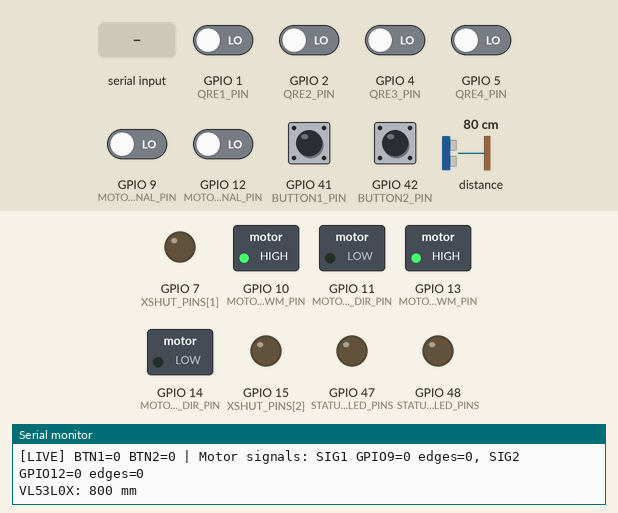
This sketch was run on a simulated ESP32-S3. Parts: switched loads named in the sketch (green lamp = pin HIGH), output pins drawn as LEDs (lit = HIGH), the last lines printed to the serial monitor. Dashed ring = blinking. The inputs (shaded band) are chosen by the test bench; at power-on: GPIO 1 (QRE1_PIN), GPIO 2 (QRE2_PIN), GPIO 4 (QRE3_PIN), GPIO 5 (QRE4_PIN), GPIO 9 (MOTOR1_SIGNAL_PIN), GPIO 12 (MOTOR2_SIGNAL_PIN), GPIO 41 (BUTTON1_PIN), GPIO 42 (BUTTON2_PIN) LOW, distance to the obstacle 80 cm.

Above: at 2.2 s.
2.3 s: "l\n" received over Serial
At 2.37 s:
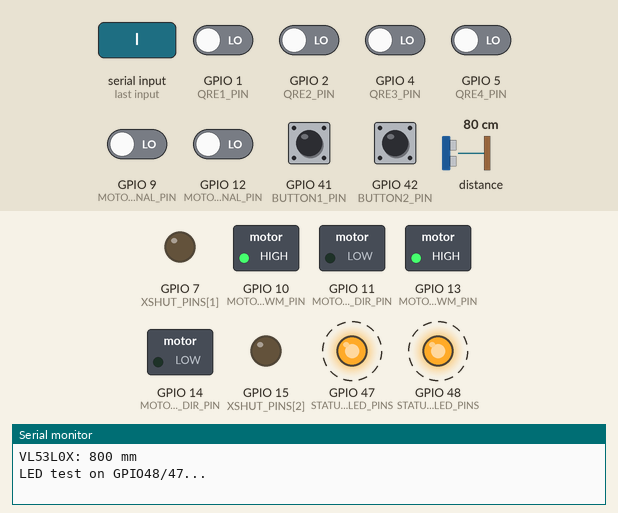
5.8 s: "m\n" received over Serial
7.3 s: "y\n" received over Serial
At 8.6 s:
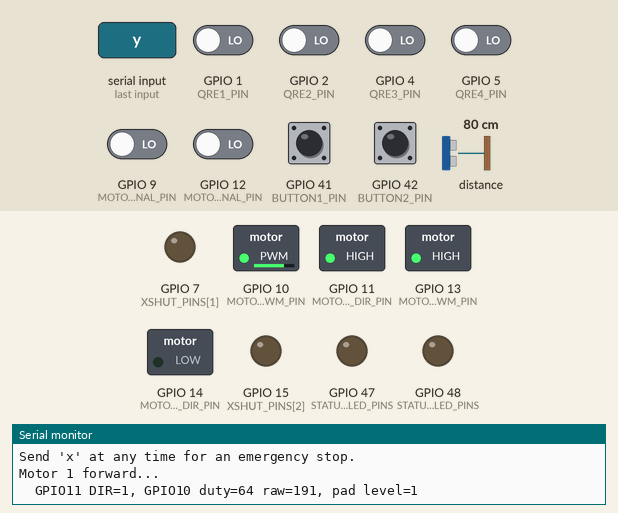
At 13.2 s:
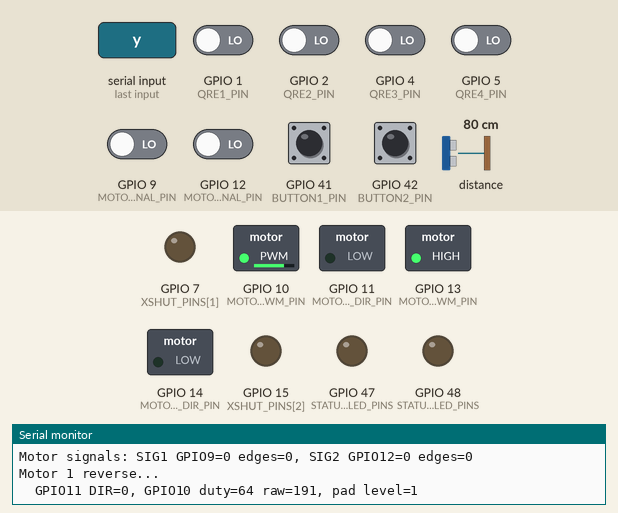
Timing chart, 0 to 29.6 s (numbered marks = the images above; inputs shaded):
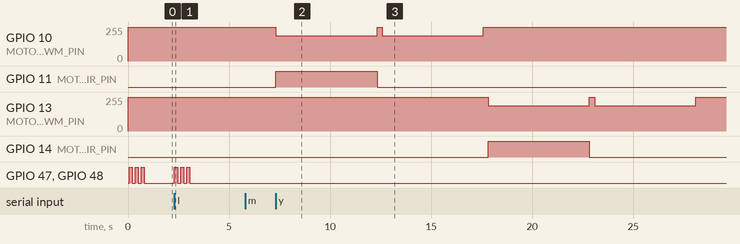

Measured:
- after the input at 2.3 s, GPIO 47 (STATUS_LED_PINS), GPIO 48 (STATUS_LED_PINS): alternates HIGH for 0.15 s and LOW for 0.15 s, 6 changes in all, then stays LOW, starting at once
- after the input at 7.3 s, GPIO 10 (MOTOR1_PWM_PIN): alternates 255/255 for 0.25 s and 191/255 for 5.0 s, 4 changes in all, then stays 255/255, starting at once; GPIO 11 (MOTOR1_DIR_PIN): LOW → HIGH at once, → LOW 5.0 s later

The sketch:

bottlesumo_v2_test.ino
```cpp
/*
 * BottleSumo v2 - ESP32-S3-DevKitC-1 electrical/function test
 * Target: ESP32-S3-WROOM-2
 *
 * Required Arduino IDE library:
 *   VL53L0X by Pololu
 *
 * Safety:
 *   - All motor outputs start at PWM=0.
 *   - The motor test is never started automatically. Send 'm', then 'y'.
 *   - Remove the mechanical load / lift the wheels before running the motor
 *     test. Keep the motor-driver 12 V side away from ESP32 GPIOs.
 *   - XSHUT is pulled up to 3V3 by the v2 board, so this sketch does not
 *     drive it.
 */

#include <Arduino.h>
#include <Wire.h>
#include <VL53L0X.h>

// ------------------------- Pin map from bottlesumo_v2_doc.txt ----------------
constexpr uint8_t QRE1_PIN = 1;
constexpr uint8_t QRE2_PIN = 2;
constexpr uint8_t QRE3_PIN = 4;
constexpr uint8_t QRE4_PIN = 5;

constexpr uint8_t MOTOR1_SIGNAL_PIN = 9;
constexpr uint8_t MOTOR1_PWM_PIN = 10;
constexpr uint8_t MOTOR1_DIR_PIN = 11;
constexpr uint8_t MOTOR2_SIGNAL_PIN = 12;
constexpr uint8_t MOTOR2_PWM_PIN = 13;
constexpr uint8_t MOTOR2_DIR_PIN = 14;

constexpr uint8_t I2C_SCL_PIN = 16;
constexpr uint8_t I2C_SDA_PIN = 17;

constexpr uint8_t STATUS_LED_PINS[] = {48, 47};
constexpr uint8_t BUTTON1_PIN = 41;
constexpr uint8_t BUTTON2_PIN = 42;

constexpr uint8_t QRE_PINS[] = {QRE1_PIN, QRE2_PIN, QRE3_PIN, QRE4_PIN};
constexpr uint8_t QRE_COUNT = sizeof(QRE_PINS) / sizeof(QRE_PINS[0]);

constexpr uint8_t TOF_I2C_ADDRESS = 0x29;
constexpr uint8_t XSHUT_PINS[3] = {6, 7, 15};  // left, center, right
constexpr uint8_t PWM_MAX = 255;
constexpr uint8_t MOTOR_TEST_DUTY = 64;        // 25% of full scale
// The bench reported a wheel running at full speed with PWM held low, so the
// driver input is treated as active-low and every commanded duty is inverted.
// Old sketch wrote duty 0 to "stop", which that input reads as full speed.
// If a wheel now runs at "stop" and stops at 25%, set this to false.
constexpr bool MOTOR_PWM_ACTIVE_LOW = true;
constexpr uint32_t LIVE_REPORT_PERIOD_MS = 2000;

VL53L0X tof;
bool tofReady = false;
bool motorTestPending = false;
uint32_t lastLiveReportMs = 0;

volatile uint32_t motor1Edges = 0;
volatile uint32_t motor2Edges = 0;
void motor1EdgeISR();
void motor2EdgeISR();

void printHelp();
void scanI2C();
int scanTofSlots();
void initTof();
void printTofReading();
void printQreReadings();
void printButtonReadings();
void printMotorSignals(bool resetEdgeCounters);
void ledSelfTest();
void stopAllMotors();
void runMotorTest();

void setup() {
  Serial.begin(115200);

  // USB CDC may take a moment to enumerate on the ESP32-S3.
  const uint32_t serialWaitStart = millis();
  while (!Serial && (millis() - serialWaitStart < 3000)) {
    delay(10);
  }

  Serial.println();
  Serial.println(F("BottleSumo v2 - ESP32-S3 electrical/function test"));
  Serial.println(F("Target: ESP32-S3-WROOM-2 / ESP32-DevKitC-1"));
  Serial.println(F("Motor outputs are disabled at startup."));

  // QRE1113 modules: 3V3/GND/OUT. INPUT keeps the external circuit visible.
  for (uint8_t i = 0; i < QRE_COUNT; ++i) {
    pinMode(QRE_PINS[i], INPUT);
  }

  // Motor signal pins are inputs from the motor controller/feedback circuit.
  pinMode(MOTOR1_SIGNAL_PIN, INPUT);
  pinMode(MOTOR2_SIGNAL_PIN, INPUT);

  // PWM and DIR are logic-level outputs to the motor controller.
  pinMode(MOTOR1_PWM_PIN, OUTPUT);
  pinMode(MOTOR1_DIR_PIN, OUTPUT);
  pinMode(MOTOR2_PWM_PIN, OUTPUT);
  pinMode(MOTOR2_DIR_PIN, OUTPUT);
  stopAllMotors();

  // External pull-down resistors are present in the schematic.
  pinMode(BUTTON1_PIN, INPUT);
  pinMode(BUTTON2_PIN, INPUT);

  for (auto pin : STATUS_LED_PINS) { pinMode(pin, OUTPUT); digitalWrite(pin, LOW); }

  attachInterrupt(digitalPinToInterrupt(MOTOR1_SIGNAL_PIN), motor1EdgeISR, RISING);
  attachInterrupt(digitalPinToInterrupt(MOTOR2_SIGNAL_PIN), motor2EdgeISR, RISING);

  // Wire.begin() takes SDA first and SCL second.
  Wire.begin(I2C_SDA_PIN, I2C_SCL_PIN);
  Wire.setClock(400000);

  const int slot = scanTofSlots();
  if (slot >= 0) {
    Serial.printf("ToF slot selected: %d (XSHUT GPIO%u)\n", slot + 1, XSHUT_PINS[slot]);
  } else {
    Serial.println(F("ToF not found in any XSHUT slot; releasing all three."));
    for (uint8_t k = 0; k < 3; ++k) pinMode(XSHUT_PINS[k], INPUT);
    delay(20);
  }
  scanI2C();
  initTof();
  ledSelfTest();
  printQreReadings();
  printButtonReadings();
  printMotorSignals(false);
  printHelp();
}

void loop() {
  while (Serial.available() > 0) {
    const char command = static_cast<char>(Serial.read());
    if (command == '\r' || command == '\n' || command == ' ') {
      continue;
    }

    switch (command) {
      case '?':
        printHelp();
        break;
      case 'q':
        printQreReadings();
        break;
      case 'b':
        printButtonReadings();
        break;
      case 'i':
        scanI2C();
        printTofReading();
        break;
      case 't':
        printTofReading();
        break;
      case 's':
        printMotorSignals(true);
        break;
      case 'z':
        if (scanTofSlots() >= 0) initTof();
        break;
      case 'l':
        ledSelfTest();
        break;
      case 'm':
        motorTestPending = true;
        Serial.println(F("Motor test armed. Check the wheels are lifted, then send 'y'."));
        Serial.println(F("Send 'x' to cancel."));
        break;
      case 'y':
        if (motorTestPending) {
          runMotorTest();
        } else {
          Serial.println(F("No motor test is armed. Send 'm' first."));
        }
        break;
      case 'x':
        motorTestPending = false;
        stopAllMotors();
        Serial.println(F("Motor test cancelled; motor outputs stopped."));
        break;
      default:
        Serial.println(F("Unknown command. Send '?' for help."));
        break;
    }
  }

  if (millis() - lastLiveReportMs >= LIVE_REPORT_PERIOD_MS) {
    lastLiveReportMs = millis();
    Serial.printf("[LIVE] BTN1=%d BTN2=%d | ",
                  digitalRead(BUTTON1_PIN), digitalRead(BUTTON2_PIN));
    printMotorSignals(false);
    printTofReading();
  }
}

void printHelp() {
  Serial.println();
  Serial.println(F("Commands (send in Serial Monitor at 115200 baud):"));
  Serial.println(F("  ?  show this help"));
  Serial.println(F("  q  read all QRE1113 inputs as digital + ADC"));
  Serial.println(F("  b  read BUTTON1/2; HIGH means pressed"));
  Serial.println(F("  i  scan I2C and read VL53L0X"));
  Serial.println(F("  t  read one VL53L0X distance"));
  Serial.println(F("  s  show motor signal levels and edge counters"));
  Serial.println(F("  z  rescan the three XSHUT slots for the VL53L0X"));
  Serial.println(F("  l  blink status LEDs on GPIO48/47"));
  Serial.println(F("  m  arm the motor test; y starts it, x cancels/stops"));
  Serial.println();
}

int scanTofSlots() {
  Serial.println(F("ToF XSHUT slot scan (SDA=GPIO17, SCL=GPIO16):"));
  for (uint8_t i = 0; i < 3; ++i) {
    for (uint8_t k = 0; k < 3; ++k) {
      pinMode(XSHUT_PINS[k], OUTPUT);
      digitalWrite(XSHUT_PINS[k], LOW);
    }
    delay(5);
    pinMode(XSHUT_PINS[i], INPUT);
    delay(20);
    Wire.beginTransmission(TOF_I2C_ADDRESS);
    const bool found = Wire.endTransmission() == 0;
    Serial.printf("  slot %u XSHUT GPIO%u: %s\n", i + 1, XSHUT_PINS[i],
                  found ? "found 0x29" : "no device");
    if (found) return int(i);
  }
  return -1;
}

void scanI2C() {
  uint8_t deviceCount = 0;
  Serial.println(F("I2C scan on SDA=GPIO17, SCL=GPIO16:"));

  for (uint8_t address = 1; address < 127; ++address) {
    Wire.beginTransmission(address);
    const uint8_t error = Wire.endTransmission();
    if (error == 0) {
      Serial.printf("  found 0x%02X", address);
      if (address == TOF_I2C_ADDRESS) {
        Serial.print(F(" (expected VL53L0X)"));
      }
      Serial.println();
      ++deviceCount;
    }
  }

  if (deviceCount == 0) {
    Serial.println(F("  no I2C device found; check 3V3, GND, SDA, and SCL."));
  } else {
    Serial.printf("  total devices: %u\n", deviceCount);
  }
}

void initTof() {
  tof.setTimeout(250);

  Wire.beginTransmission(TOF_I2C_ADDRESS);
  const uint8_t addressCheck = Wire.endTransmission();
  if (addressCheck != 0) {
    Serial.println(F("VL53L0X not detected at 0x29; distance test unavailable."));
    tofReady = false;
    return;
  }

  if (!tof.init()) {
    Serial.println(F("VL53L0X init failed; check module power and I2C wiring."));
    tofReady = false;
    return;
  }

  // A moderate timing budget gives a stable test reading without being slow.
  tof.setMeasurementTimingBudget(33000);
  tof.startContinuous(100);
  tofReady = true;
  Serial.println(F("VL53L0X initialized; continuous ranging started."));
}

void printTofReading() {
  if (!tofReady) {
    Serial.println(F("VL53L0X: NOT READY"));
    return;
  }

  const uint16_t distanceMm = tof.readRangeContinuousMillimeters();
  if (tof.timeoutOccurred()) {
    Serial.println(F("VL53L0X: TIMEOUT"));
    return;
  }

  Serial.printf("VL53L0X: %u mm\n", distanceMm);
}

void printQreReadings() {
  Serial.println(F("QRE1113 readings (digital HIGH/LOW plus raw ADC 0..4095):"));
  for (uint8_t i = 0; i < QRE_COUNT; ++i) {
    // analogRead leaves the pad on its analog function, and a digitalRead
    // after that reads 0 whatever the real level is. Re-select the digital
    // input before sampling, then take the ADC value.
    pinMode(QRE_PINS[i], INPUT);
    const int digitalValue = digitalRead(QRE_PINS[i]);
    const int analogValue = analogRead(QRE_PINS[i]);
    Serial.printf("  QRE%u GPIO%u: digital=%d, analog=%d\n", i + 1,
                  QRE_PINS[i], digitalValue, analogValue);
  }
}

void printButtonReadings() {
  Serial.printf("Buttons: BUTTON1 GPIO41=%s, BUTTON2 GPIO42=%s (HIGH=pressed)\n",
                digitalRead(BUTTON1_PIN) ? "PRESSED" : "released",
                digitalRead(BUTTON2_PIN) ? "PRESSED" : "released");
}

void printMotorSignals(bool resetEdgeCounters) {
  if (resetEdgeCounters) {
    noInterrupts();
    motor1Edges = 0;
    motor2Edges = 0;
    interrupts();
  }

  uint32_t motor1EdgeSnapshot;
  uint32_t motor2EdgeSnapshot;
  noInterrupts();
  motor1EdgeSnapshot = motor1Edges;
  motor2EdgeSnapshot = motor2Edges;
  interrupts();

  Serial.printf("Motor signals: SIG1 GPIO9=%d edges=%lu, SIG2 GPIO12=%d edges=%lu\n",
                digitalRead(MOTOR1_SIGNAL_PIN),
                static_cast<unsigned long>(motor1EdgeSnapshot),
                digitalRead(MOTOR2_SIGNAL_PIN),
                static_cast<unsigned long>(motor2EdgeSnapshot));
}

void ledSelfTest() {
  Serial.println(F("LED test on GPIO48/47..."));
  for (uint8_t i = 0; i < 3; ++i) {
    for (auto pin : STATUS_LED_PINS) digitalWrite(pin, HIGH);
    delay(150);
    for (auto pin : STATUS_LED_PINS) digitalWrite(pin, LOW);
    delay(150);
  }
}

void stopAllMotors() {
  const uint8_t idle = MOTOR_PWM_ACTIVE_LOW ? PWM_MAX : 0;
  analogWrite(MOTOR1_PWM_PIN, idle);
  analogWrite(MOTOR2_PWM_PIN, idle);
  digitalWrite(MOTOR1_DIR_PIN, LOW);
  digitalWrite(MOTOR2_DIR_PIN, LOW);
}

void setMotor(uint8_t pwmPin, uint8_t dirPin, bool forward, uint8_t duty) {
  const uint8_t raw = MOTOR_PWM_ACTIVE_LOW ? uint8_t(PWM_MAX - duty) : duty;
  digitalWrite(dirPin, forward ? HIGH : LOW);
  analogWrite(pwmPin, raw);
  Serial.printf("  GPIO%u DIR=%d, GPIO%u duty=%u raw=%u, pad level=%d\n",
                dirPin, forward ? HIGH : LOW, pwmPin, duty, raw,
                digitalRead(pwmPin));
}

bool runMotorPhase(const __FlashStringHelper* label, uint8_t pwmPin,
                   uint8_t dirPin, bool forward, uint32_t durationMs) {
  Serial.print(label);
  Serial.println(F("..."));
  noInterrupts();
  motor1Edges = 0;
  motor2Edges = 0;
  interrupts();

  setMotor(pwmPin, dirPin, forward, MOTOR_TEST_DUTY);
  const uint32_t phaseStart = millis();
  while (millis() - phaseStart < durationMs) {
    if (Serial.available() > 0 && Serial.read() == 'x') {
      stopAllMotors();
      Serial.println(F("Emergency stop received."));
      return false;
    }
    delay(5);
  }

  stopAllMotors();
  delay(250);
  printMotorSignals(false);
  return true;
}

void runMotorTest() {
  motorTestPending = false;
  Serial.printf("Motor test starting: 25%% duty, active-low=%d, 5000 ms per direction.\n",
                MOTOR_PWM_ACTIVE_LOW ? 1 : 0);
  Serial.println(F("Check that both wheels are still before the first phase."));
  Serial.println(F("If a wheel turns now, cut power: the PWM polarity is wrong."));
  Serial.println(F("Send 'x' at any time for an emergency stop."));

  if (!runMotorPhase(F("Motor 1 forward"), MOTOR1_PWM_PIN, MOTOR1_DIR_PIN,
                     true, 5000)) {
    return;
  }
  if (!runMotorPhase(F("Motor 1 reverse"), MOTOR1_PWM_PIN, MOTOR1_DIR_PIN,
                     false, 5000)) {
    return;
  }
  if (!runMotorPhase(F("Motor 2 forward"), MOTOR2_PWM_PIN, MOTOR2_DIR_PIN,
                     true, 5000)) {
    return;
  }
  if (!runMotorPhase(F("Motor 2 reverse"), MOTOR2_PWM_PIN, MOTOR2_DIR_PIN,
                     false, 5000)) {
    return;
  }

  stopAllMotors();
  Serial.println(F("Motor test complete; all motor outputs stopped."));
}
```

motor_signal_isr.cpp
```cpp
#include <Arduino.h>

extern volatile uint32_t motor1Edges;
extern volatile uint32_t motor2Edges;

void IRAM_ATTR motor1EdgeISR() {
  motor1Edges = motor1Edges + 1;
}

void IRAM_ATTR motor2EdgeISR() {
  motor2Edges = motor2Edges + 1;
}
```
